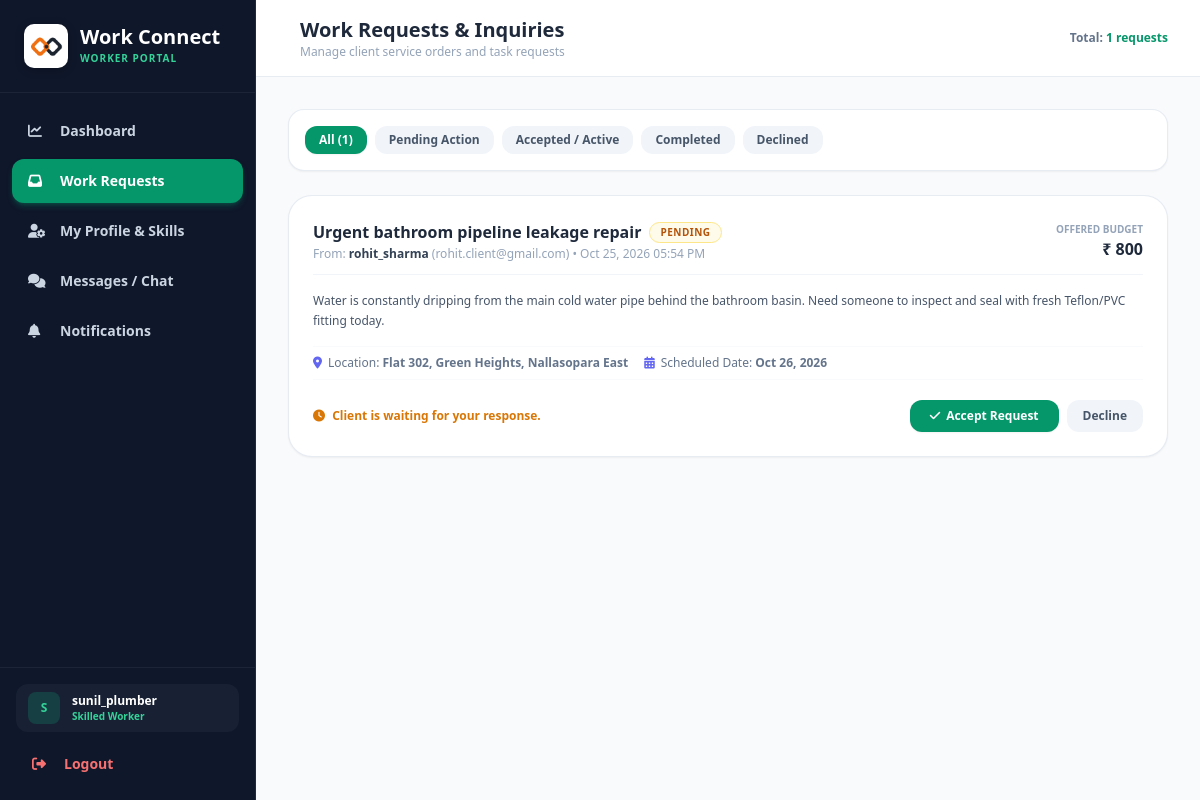
The app's page /worker/requests.php (signed in) with its own data.
### tables this page shows
CREATE TABLE `work_requests` (
  `id` int(11) NOT NULL AUTO_INCREMENT,
  `user_id` int(11) NOT NULL,
  `worker_id` int(11) NOT NULL,
  `category_id` int(11) DEFAULT NULL,
  `title` varchar(255) NOT NULL,
  `description` text NOT NULL,
  `location` varchar(255) NOT NULL,
  `work_date` date DEFAULT NULL,
  `budget` varchar(100) DEFAULT NULL,
  `status` enum('pending','accepted','rejected','completed') NOT NULL DEFAULT 'pending',
  `created_at` timestamp NOT NULL DEFAULT current_timestamp(),
  PRIMARY KEY (`id`),
  KEY `user_id` (`user_id`),
  KEY `worker_id` (`worker_id`),
  KEY `category_id` (`category_id`),
  CONSTRAINT `fk_req_category` FOREIGN KEY (`category_id`) REFERENCES `categories` (`id`) ON DELETE SET NULL,
  CONSTRAINT `fk_req_user` FOREIGN KEY (`user_id`) REFERENCES `users` (`id`) ON DELETE CASCADE,
  CONSTRAINT `fk_req_worker` FOREIGN KEY (`worker_id`) REFERENCES `users` (`id`) ON DELETE CASCADE
);

CREATE TABLE `users` (
  `id` int(11) NOT NULL AUTO_INCREMENT,
  `username` varchar(100) NOT NULL,
  `email` varchar(150) NOT NULL,
  `password` varchar(255) NOT NULL,
  `role_id` int(11) NOT NULL,
  `created_at` timestamp NOT NULL DEFAULT current_timestamp(),
  PRIMARY KEY (`id`),
  UNIQUE KEY `username` (`username`),
  UNIQUE KEY `email` (`email`),
  KEY `role_id` (`role_id`),
  CONSTRAINT `users_ibfk_1` FOREIGN KEY (`role_id`) REFERENCES `roles` (`id`)
);

### worker/requests.php (the view, shortened to what this page needs)
<?php
require_once '../includes/db_connect.php';
$worker_id = $_SESSION['user_id'];
$status_filter = trim($_GET['status'] ?? '');
$query = "
    SELECT wr.*, u.username as client_name, u.email as client_email,
           c.name as category_name, c.icon as category_icon
    FROM work_requests wr
    JOIN users u ON wr.user_id = u.id
    LEFT JOIN categories c ON wr.category_id = c.id
    WHERE wr.worker_id = ?
";
$params = [$worker_id];
$query .= " ORDER BY (wr.status = 'pending') DESC, wr.created_at DESC";
$stmt = $pdo->prepare($query);
$stmt->execute($params);
$requests = $stmt->fetchAll();
?>
<!DOCTYPE html>
<html lang="en">
<head>
    <script src="https://cdn.tailwindcss.com"></script>
    <link rel="stylesheet" href="https://cdnjs.cloudflare.com/ajax/libs/font-awesome/6.5.1/css/all.min.css">
</head>
<body class="bg-slate-50 font-sans">
<div class="flex h-screen overflow-hidden">
    <?php include '../includes/worker_sidebar.php'; ?>
    <div class="flex-1 flex flex-col overflow-y-auto">
        <header class="bg-white border-b border-slate-200/80 p-4 md:px-8 flex justify-between items-center sticky top-0 z-20">
            <div class="flex items-center space-x-3">
                <div>
                    <h2 class="text-lg md:text-xl font-bold text-slate-800">Work Requests & Inquiries</h2>
                    <p class="text-xs text-slate-400">Manage client service orders and task requests</p>
                </div>
            </div>
            <span class="text-xs font-semibold text-slate-500">
                Total: <strong class="text-emerald-600"><?php echo count($requests); ?> requests</strong>
            </span>
        </header>
        <div class="p-4 md:p-8 space-y-6 max-w-6xl mx-auto w-full">
            <div class="flex flex-wrap items-center justify-between gap-3 bg-white p-4 rounded-2xl border border-slate-200/80 shadow-sm">
                <div class="flex flex-wrap items-center gap-2">
                    <a href="requests.php" class="px-3.5 py-1.5 rounded-xl text-xs font-bold transition-all <?php echo empty($status_filter) ? 'bg-emerald-600 text-white shadow-sm' : 'bg-slate-100 text-slate-600 hover:bg-slate-200'; ?>">
                        All (<?php echo count($requests); ?>)
                    </a>
                    <a href="requests.php?status=pending" class="px-3.5 py-1.5 rounded-xl text-xs font-bold transition-all <?php echo ($status_filter === 'pending') ? 'bg-amber-500 text-white shadow-sm' : 'bg-slate-100 text-slate-600 hover:bg-slate-200'; ?>">
                        Pending Action
                    </a>
                    <a href="requests.php?status=accepted" class="px-3.5 py-1.5 rounded-xl text-xs font-bold transition-all <?php echo ($status_filter === 'accepted') ? 'bg-emerald-600 text-white shadow-sm' : 'bg-slate-100 text-slate-600 hover:bg-slate-200'; ?>">
                        Accepted / Active
                    </a>
                    <a href="requests.php?status=completed" class="px-3.5 py-1.5 rounded-xl text-xs font-bold transition-all <?php echo ($status_filter === 'completed') ? 'bg-blue-600 text-white shadow-sm' : 'bg-slate-100 text-slate-600 hover:bg-slate-200'; ?>">
                        Completed
                    </a>
                    <a href="requests.php?status=rejected" class="px-3.5 py-1.5 rounded-xl text-xs font-bold transition-all <?php echo ($status_filter === 'rejected') ? 'bg-red-600 text-white shadow-sm' : 'bg-slate-100 text-slate-600 hover:bg-slate-200'; ?>">
                        Declined
                    </a>
                </div>
            </div>
            <div class="space-y-4">
                <?php if (empty($requests)): ?>
                    <div class="bg-white rounded-3xl border border-slate-200/80 p-12 text-center max-w-md mx-auto shadow-sm">
                        <div class="w-16 h-16 bg-emerald-50 text-emerald-500 rounded-full flex items-center justify-center text-2xl mx-auto mb-3">
                            <i class="fas fa-inbox"></i>
                        </div>
                        <h3 class="text-base font-bold text-slate-800">No Requests Found</h3>
                        <p class="text-xs text-slate-400 mt-1">There are no work requests matching this status.</p>
                    </div>
                <?php else: ?>
                    <?php foreach ($requests as $r): ?>
                        <div class="bg-white rounded-3xl border border-slate-200/80 p-6 shadow-sm hover:shadow-md transition-all space-y-4">
                            <div class="flex flex-col sm:flex-row sm:items-center justify-between gap-3 pb-3 border-b border-slate-100">
                                <div>
                                    <div class="flex items-center space-x-2">
                                        <h3 class="font-bold text-slate-800 text-base"><?php echo htmlspecialchars($r['title']); ?></h3>
                                        <span class="px-2.5 py-0.5 rounded-full text-[10px] font-bold uppercase tracking-wider
                                            <?php
                                            if ($r['status'] === 'accepted') echo 'bg-emerald-50 text-emerald-700 border border-emerald-200';
                                            elseif ($r['status'] === 'completed') echo 'bg-blue-50 text-blue-700 border border-blue-200';
                                            elseif ($r['status'] === 'rejected') echo 'bg-red-50 text-red-700 border border-red-200';
                                            else echo 'bg-amber-50 text-amber-700 border border-amber-200';
                                            ?>">
                                            <?php echo htmlspecialchars($r['status']); ?>
                                        </span>
                                    </div>
                                    <p class="text-xs text-slate-400 mt-0.5">
                                        From: <strong class="text-slate-700"><?php echo htmlspecialchars($r['client_name']); ?></strong> (<?php echo htmlspecialchars($r['client_email']); ?>) &bull;
                                        <?php echo date('M d, Y h:i A', strtotime($r['created_at'])); ?>
                                    </p>
                                </div>
                                <div class="text-right">
                                    <p class="text-[10px] text-slate-400 font-semibold uppercase">Offered Budget</p>
                                    <p class="text-base font-extrabold text-slate-800">
                                        ₹ <?php echo htmlspecialchars($r['budget'] ?: 'Negotiable'); ?>
                                    </p>
                                </div>
                            </div>
                            <p class="text-xs text-slate-600 leading-relaxed whitespace-pre-wrap"><?php echo htmlspecialchars($r['description']); ?></p>
                            <div class="flex flex-wrap items-center gap-4 text-xs text-slate-500 py-2 border-t border-b border-slate-50">
                                <span><i class="fas fa-location-dot text-indigo-500 mr-1.5"></i>Location: <strong><?php echo htmlspecialchars($r['location']); ?></strong></span>
                                <?php if(!empty($r['work_date'])): ?>
                                    <span><i class="fas fa-calendar-alt text-indigo-500 mr-1.5"></i>Scheduled Date: <strong><?php echo date('M d, Y', strtotime($r['work_date'])); ?></strong></span>
                                <?php endif; ?>
                            </div>
                            <div class="flex flex-wrap items-center justify-between gap-3 pt-1">
                                <div class="text-xs text-slate-400">
                                    <?php if ($r['status'] === 'pending'): ?>
                                        <span class="text-amber-600 font-semibold"><i class="fas fa-clock mr-1"></i> Client is waiting for your response.</span>
                                    <?php elseif ($r['status'] === 'accepted'): ?>
                                        <span class="text-emerald-600 font-semibold"><i class="fas fa-check-circle mr-1"></i> You accepted this request. Contact the client to coordinate.</span>
                                    <?php elseif ($r['status'] === 'completed'): ?>
                                        <span class="text-blue-600 font-semibold"><i class="fas fa-circle-check mr-1"></i> Completed task.</span>
                                    <?php endif; ?>
                                </div>
                                <div class="flex items-center space-x-2">
                                    <?php if ($r['status'] === 'pending'): ?>
                                        <button onclick="handleRequest(<?php echo $r['id']; ?>, 'accept', this)" class="bg-emerald-600 hover:bg-emerald-700 text-white px-5 py-2 rounded-xl text-xs font-bold transition-all shadow-sm flex items-center space-x-1.5">
                                            <i class="fas fa-check"></i>
                                            <span>Accept Request</span>
                                        </button>
                                        <button onclick="handleRequest(<?php echo $r['id']; ?>, 'reject', this)" class="bg-slate-100 hover:bg-slate-200 text-slate-600 px-4 py-2 rounded-xl text-xs font-bold transition-all">
                                            Decline
                                        </button>
                                    <?php endif; ?>
                                </div>
                            </div>
                        </div>
                    <?php endforeach; ?>
                <?php endif; ?>
            </div>
        </div>
    </div>
</div>
</body>
</html>

### worker/requests.php (style rules this page uses)
body { font-family: 'Outfit', sans-serif; }

### records on screen
work_requests: title "Urgent bathroom pipeline leakage repair", status "PENDING", user.username "rohit_sharma", user.email "rohit.client@gmail.com", created_at "Oct 25, 2026 05:54 PM", budget "800", description "Water is constantly dripping from the main cold water pipe behind the bathroom basin. Need someone to inspect and seal with fresh Teflon/PVC fitting today.", location "Flat 302, Green Heights, Nallasopara East", work_date "Oct 26, 2026", shows "Client is waiting for your response."

### other values on screen
substr($_SESSION['username'] ?? 'W', 0, 1) "S"
$_SESSION['username'] "sunil_plumber"
count($requests) "1"
